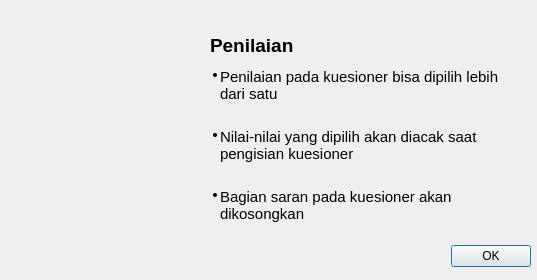
<?xml version="1.0" encoding="UTF-8"?>
<ui version="4.0">
 <class>Dialog</class>
 <widget class="QDialog" name="Dialog">
  <property name="geometry">
   <rect>
    <x>0</x>
    <y>0</y>
    <width>537</width>
    <height>280</height>
   </rect>
  </property>
  <property name="windowTitle">
   <string>Dialog</string>
  </property>
  <widget class="QDialogButtonBox" name="closeBtn">
   <property name="geometry">
    <rect>
     <x>450</x>
     <y>240</y>
     <width>81</width>
     <height>32</height>
    </rect>
   </property>
   <property name="mouseTracking">
    <bool>true</bool>
   </property>
   <property name="tabletTracking">
    <bool>true</bool>
   </property>
   <property name="orientation">
    <enum>Qt::Horizontal</enum>
   </property>
   <property name="standardButtons">
    <set>QDialogButtonBox::Ok</set>
   </property>
   <property name="centerButtons">
    <bool>false</bool>
   </property>
  </widget>
  <widget class="QLabel" name="imgUnmul">
   <property name="geometry">
    <rect>
     <x>10</x>
     <y>30</y>
     <width>191</width>
     <height>191</height>
    </rect>
   </property>
   <property name="text">
    <string/>
   </property>
   <property name="textFormat">
    <enum>Qt::AutoText</enum>
   </property>
   <property name="pixmap">
    <pixmap resource="../../../../Programming/Python/sia_auto/logoUnmul.qrc">:/logoUnmul/assets/logoUnmul.png</pixmap>
   </property>
   <property name="scaledContents">
    <bool>true</bool>
   </property>
  </widget>
  <widget class="QLabel" name="title">
   <property name="geometry">
    <rect>
     <x>210</x>
     <y>30</y>
     <width>111</width>
     <height>31</height>
    </rect>
   </property>
   <property name="text">
    <string>&lt;html&gt;&lt;head/&gt;&lt;body&gt;&lt;p&gt;&lt;span style=&quot; font-size:14pt; font-weight:600;&quot;&gt;Penilaian&lt;/span&gt;&lt;/p&gt;&lt;/body&gt;&lt;/html&gt;</string>
   </property>
  </widget>
  <widget class="QLabel" name="label_1">
   <property name="geometry">
    <rect>
     <x>180</x>
     <y>60</y>
     <width>331</width>
     <height>51</height>
    </rect>
   </property>
   <property name="text">
    <string>&lt;html&gt;&lt;head/&gt;&lt;body&gt;&lt;ul style=&quot;margin-top: 0px; margin-bottom: 0px; margin-left: 0px; margin-right: 0px; -qt-list-indent: 1;&quot;&gt;&lt;li style=&quot; margin-top:0px; margin-bottom:0px; margin-left:0px; margin-right:0px; -qt-block-indent:0; text-indent:0px;&quot;&gt;&lt;span style=&quot; font-size:11pt;&quot;&gt;Penilaian pada kuesioner bisa dipilih lebih dari satu&lt;/span&gt;&lt;/li&gt;&lt;/ul&gt;&lt;/body&gt;&lt;/html&gt;</string>
   </property>
   <property name="wordWrap">
    <bool>true</bool>
   </property>
  </widget>
  <widget class="QLabel" name="label_2">
   <property name="geometry">
    <rect>
     <x>180</x>
     <y>120</y>
     <width>341</width>
     <height>51</height>
    </rect>
   </property>
   <property name="text">
    <string>&lt;html&gt;&lt;head/&gt;&lt;body&gt;&lt;ul style=&quot;margin-top: 0px; margin-bottom: 0px; margin-left: 0px; margin-right: 0px; -qt-list-indent: 1;&quot;&gt;&lt;li style=&quot; margin-top:0px; margin-bottom:0px; margin-left:0px; margin-right:0px; -qt-block-indent:0; text-indent:0px;&quot;&gt;&lt;span style=&quot; font-size:11pt;&quot;&gt;Nilai-nilai yang dipilih akan diacak saat pengisian kuesioner&lt;/span&gt;&lt;/li&gt;&lt;/ul&gt;&lt;/body&gt;&lt;/html&gt;</string>
   </property>
   <property name="wordWrap">
    <bool>true</bool>
   </property>
  </widget>
  <widget class="QLabel" name="label_3">
   <property name="geometry">
    <rect>
     <x>180</x>
     <y>180</y>
     <width>331</width>
     <height>51</height>
    </rect>
   </property>
   <property name="text">
    <string>&lt;html&gt;&lt;head/&gt;&lt;body&gt;&lt;ul style=&quot;margin-top: 0px; margin-bottom: 0px; margin-left: 0px; margin-right: 0px; -qt-list-indent: 1;&quot;&gt;&lt;li style=&quot; margin-top:0px; margin-bottom:0px; margin-left:0px; margin-right:0px; -qt-block-indent:0; text-indent:0px;&quot;&gt;&lt;span style=&quot; font-size:11pt;&quot;&gt;Bagian saran pada kuesioner akan dikosongkan&lt;/span&gt;&lt;/li&gt;&lt;/ul&gt;&lt;/body&gt;&lt;/html&gt;</string>
   </property>
   <property name="wordWrap">
    <bool>true</bool>
   </property>
  </widget>
 </widget>
 <resources>
  <include location="../../../../Programming/Python/sia_auto/logoUnmul.qrc"/>
 </resources>
 <connections>
  <connection>
   <sender>closeBtn</sender>
   <signal>accepted()</signal>
   <receiver>Dialog</receiver>
   <slot>accept()</slot>
   <hints>
    <hint type="sourcelabel">
     <x>248</x>
     <y>254</y>
    </hint>
    <hint type="destinationlabel">
     <x>157</x>
     <y>274</y>
    </hint>
   </hints>
  </connection>
  <connection>
   <sender>closeBtn</sender>
   <signal>rejected()</signal>
   <receiver>Dialog</receiver>
   <slot>reject()</slot>
   <hints>
    <hint type="sourcelabel">
     <x>316</x>
     <y>260</y>
    </hint>
    <hint type="destinationlabel">
     <x>286</x>
     <y>274</y>
    </hint>
   </hints>
  </connection>
 </connections>
</ui>
